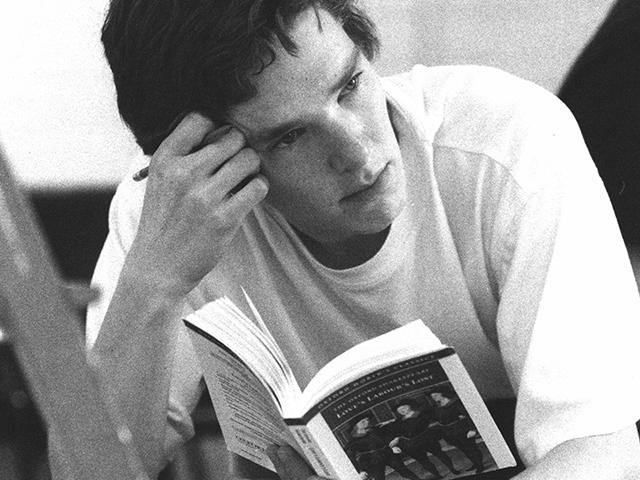
#> input picture benedict.jpg, 640 x 480 px, found by its file name
$ python histogram.py
#> lines starting #> are read from the running program, lines starting #| are printed output that depends on the picture; after the words box and inside, x2 and y2 are one past the last pixel; in counts of white or black regions, pixels touching at a corner belong together
import cv2 as cv
import numpy as np
import matplotlib.pyplot as plt

img = cv.imread('benedict.jpg')
#> img is the input picture: shape (480, 640, 3); min 2, max 255, mean 153.8
cv.imshow('Benedict', img)

gray = cv.cvtColor(img, cv.COLOR_BGR2GRAY)
cv.imshow('Gray', gray)

blank = np.zeros(img.shape[:2], dtype='uint8')

mask = cv.circle(blank.copy(), (img.shape[1]//2, img.shape[0]//2 - 90), 100, 255, -1)
cv.imshow("Mask", mask)
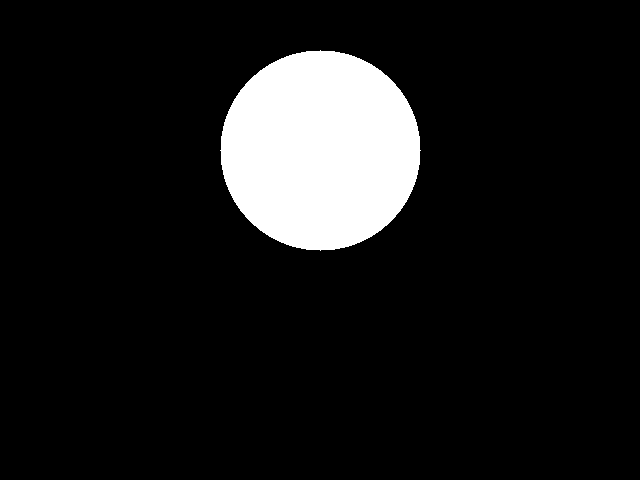
#> window 'Mask': shape (480, 640); 10.2% white; 1 white region, box (x1, y1, x2, y2) and area: (220, 50, 421, 251) 31417

masked = cv.bitwise_and(gray, gray, mask=mask)
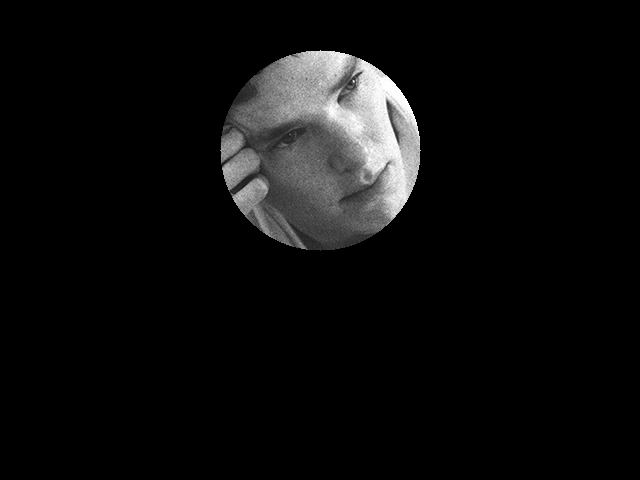
#> masked: shape (480, 640); min 0, max 255, mean 13.3
cv.imshow("Maksed", masked)

# Grayscale histogram
gray_hist = cv.calcHist([gray], [0], masked, [256], [0, 256])
#> gray_hist = 256 values, max 285 at index 91, min 0 at index 0, mean 122.7

plt.figure()
plt.title('Grayscale Histogram')
plt.xlabel('Bins')
plt.ylabel('# of pixels')
plt.plot(gray_hist)
plt.xlim([0, 256])
plt.show()
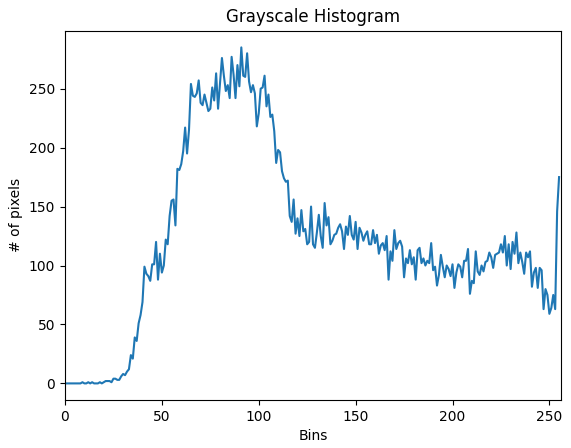
#> figure drawn by matplotlib, 1 panel; curve peaks at x = 91, y = 285

# Color Histogram
colors = ('b', 'g', 'r')
for i, col in enumerate(colors):
    hist = cv.calcHist([img], [i], masked, [256], [0, 256])
    plt.plot(hist, color=col)
    plt.xlim([0, 256])
    plt.figure()
    plt.title('Grayscale Histogram')
    plt.xlabel('Bins')
    plt.ylabel('# of pixels')

plt.show()
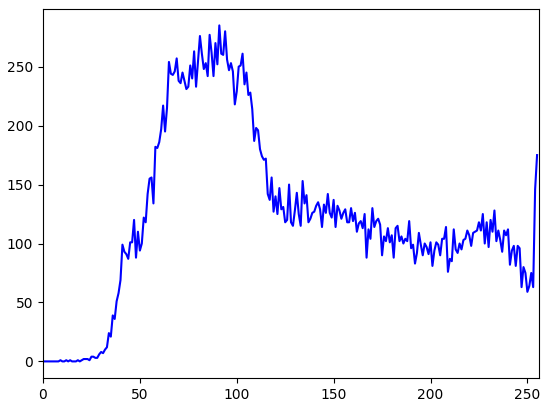
#> figure drawn by matplotlib, 1 panel; curve peaks at x = 91, y = 285
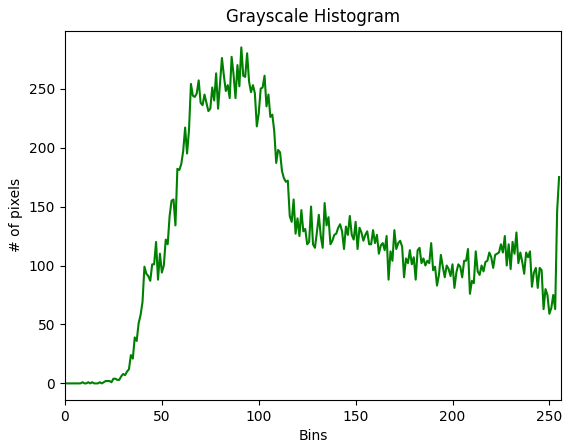
#> figure drawn by matplotlib, 1 panel; curve peaks at x = 91, y = 285
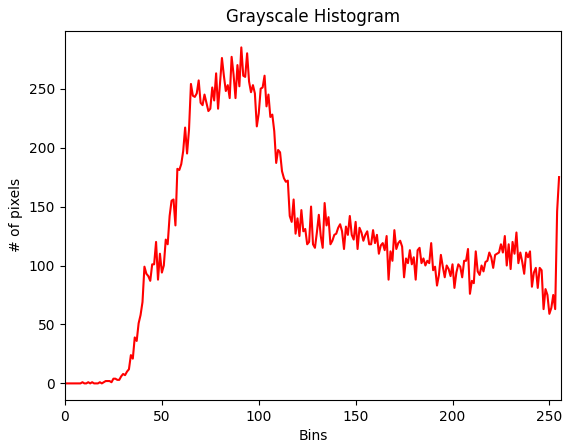
#> figure drawn by matplotlib, 1 panel; curve peaks at x = 91, y = 285
cv.waitKey(0)
